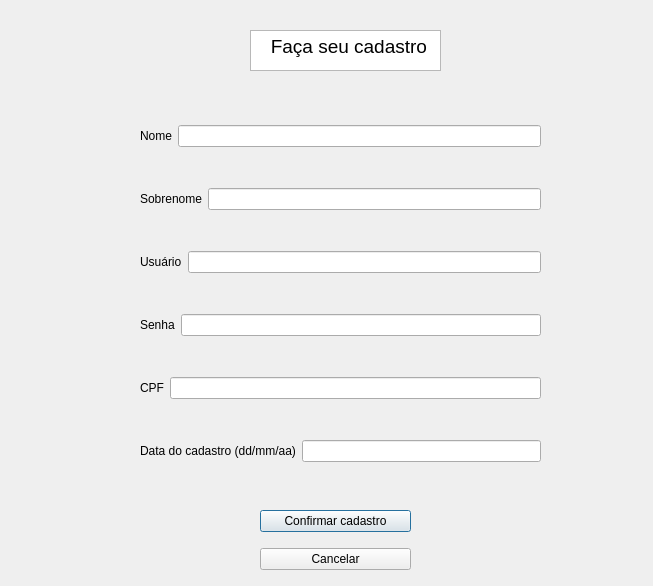
<?xml version="1.0" encoding="UTF-8"?>
<ui version="4.0">
 <class>cadastro</class>
 <widget class="QDialog" name="cadastro">
  <property name="geometry">
   <rect>
    <x>0</x>
    <y>0</y>
    <width>653</width>
    <height>586</height>
   </rect>
  </property>
  <property name="windowTitle">
   <string>Dialog</string>
  </property>
  <widget class="QTextBrowser" name="textBrowser">
   <property name="geometry">
    <rect>
     <x>250</x>
     <y>30</y>
     <width>191</width>
     <height>41</height>
    </rect>
   </property>
   <property name="html">
    <string>&lt;!DOCTYPE HTML PUBLIC &quot;-//W3C//DTD HTML 4.0//EN&quot; &quot;http://www.w3.org/TR/REC-html40/strict.dtd&quot;&gt;
&lt;html&gt;&lt;head&gt;&lt;meta name=&quot;qrichtext&quot; content=&quot;1&quot; /&gt;&lt;meta charset=&quot;utf-8&quot; /&gt;&lt;style type=&quot;text/css&quot;&gt;
p, li { white-space: pre-wrap; }
&lt;/style&gt;&lt;/head&gt;&lt;body style=&quot; font-family:'Segoe UI'; font-size:9pt; font-weight:400; font-style:normal;&quot;&gt;
&lt;p align=&quot;justify&quot; style=&quot; margin-top:0px; margin-bottom:0px; margin-left:0px; margin-right:0px; -qt-block-indent:0; text-indent:0px;&quot;&gt;&lt;span style=&quot; font-size:14pt;&quot;&gt;   Faça seu cadastro&lt;/span&gt;&lt;/p&gt;&lt;/body&gt;&lt;/html&gt;</string>
   </property>
  </widget>
  <widget class="QWidget" name="layoutWidget">
   <property name="geometry">
    <rect>
     <x>260</x>
     <y>500</y>
     <width>151</width>
     <height>81</height>
    </rect>
   </property>
   <layout class="QVBoxLayout" name="verticalLayout_2">
    <item>
     <widget class="QPushButton" name="btnconfirm">
      <property name="text">
       <string>Confirmar cadastro</string>
      </property>
     </widget>
    </item>
    <item>
     <widget class="QPushButton" name="btncancel">
      <property name="text">
       <string>Cancelar</string>
      </property>
     </widget>
    </item>
   </layout>
  </widget>
  <widget class="QWidget" name="layoutWidget">
   <property name="geometry">
    <rect>
     <x>140</x>
     <y>90</y>
     <width>401</width>
     <height>411</height>
    </rect>
   </property>
   <layout class="QVBoxLayout" name="verticalLayout">
    <item>
     <layout class="QHBoxLayout" name="horizontalLayout">
      <item>
       <widget class="QLabel" name="label">
        <property name="text">
         <string>Nome</string>
        </property>
       </widget>
      </item>
      <item>
       <widget class="QLineEdit" name="txtnome"/>
      </item>
     </layout>
    </item>
    <item>
     <layout class="QHBoxLayout" name="horizontalLayout_2">
      <item>
       <widget class="QLabel" name="label_2">
        <property name="text">
         <string>Sobrenome</string>
        </property>
       </widget>
      </item>
      <item>
       <widget class="QLineEdit" name="txtsobrenome"/>
      </item>
     </layout>
    </item>
    <item>
     <layout class="QHBoxLayout" name="horizontalLayout_3">
      <item>
       <widget class="QLabel" name="label_3">
        <property name="text">
         <string>Usuário</string>
        </property>
       </widget>
      </item>
      <item>
       <widget class="QLineEdit" name="txtnick"/>
      </item>
     </layout>
    </item>
    <item>
     <layout class="QHBoxLayout" name="horizontalLayout_4">
      <item>
       <widget class="QLabel" name="label_4">
        <property name="text">
         <string>Senha</string>
        </property>
       </widget>
      </item>
      <item>
       <widget class="QLineEdit" name="txtsenha"/>
      </item>
     </layout>
    </item>
    <item>
     <layout class="QHBoxLayout" name="horizontalLayout_5">
      <item>
       <widget class="QLabel" name="label_5">
        <property name="text">
         <string>CPF</string>
        </property>
       </widget>
      </item>
      <item>
       <widget class="QLineEdit" name="txtcpf"/>
      </item>
     </layout>
    </item>
    <item>
     <layout class="QHBoxLayout" name="horizontalLayout_6">
      <item>
       <widget class="QLabel" name="label_6">
        <property name="text">
         <string>Data do cadastro (dd/mm/aa)</string>
        </property>
       </widget>
      </item>
      <item>
       <widget class="QLineEdit" name="txtdata"/>
      </item>
     </layout>
    </item>
   </layout>
  </widget>
 </widget>
 <resources/>
 <connections/>
</ui>
